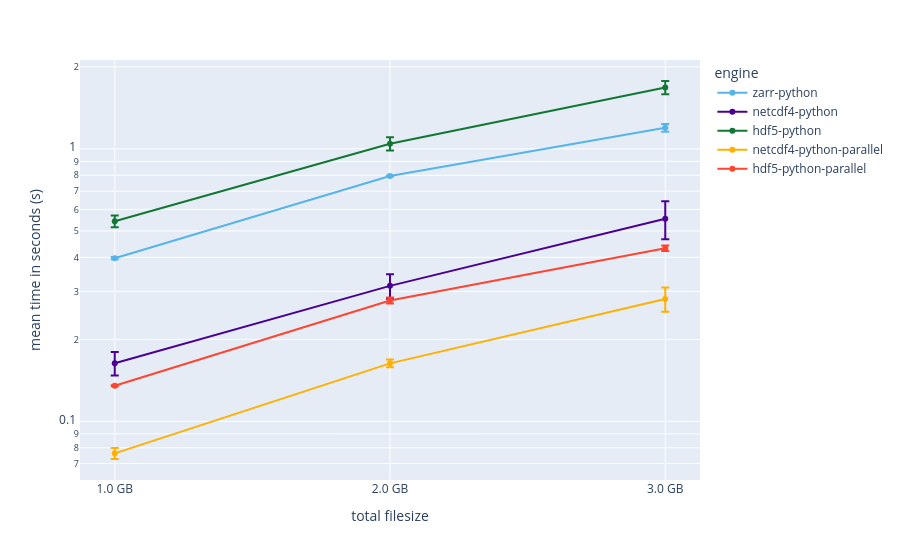
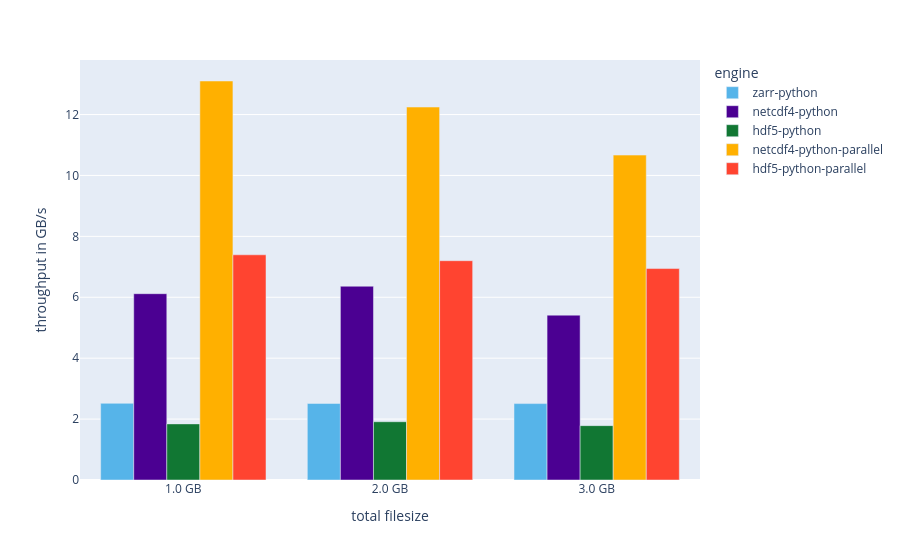
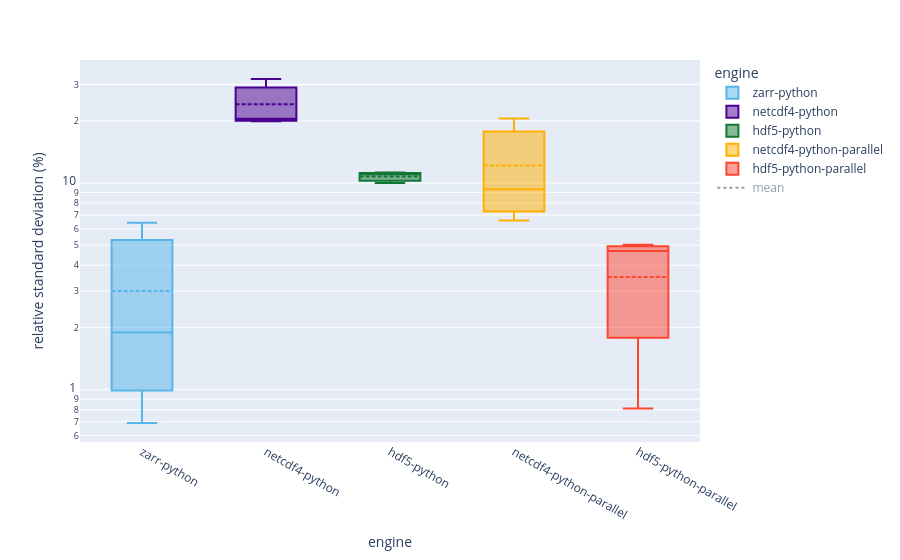
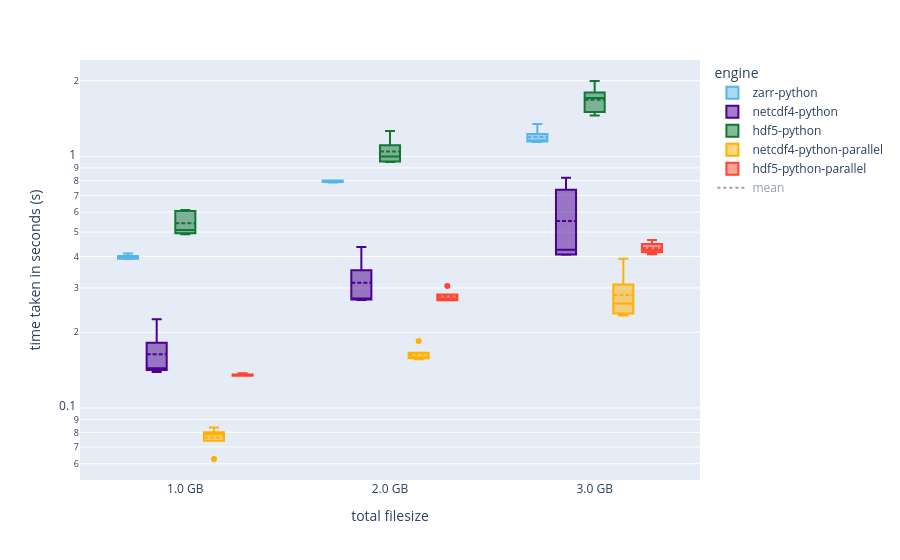

These figures' notebook cell, in order:
### Code cell
import plotly.express as px 
import numpy as np
from scipy import stats

df = df_bench_python

save_image = False

# python plotting

# plot development in time taken by chunksize

#df = df[~df["engine"].isin(["netcdf4-python-parallel", "hdf5-python-parallel"])]

filter = df["format"].drop_duplicates(ignore_index=True)
smth = pd.DataFrame()
for format in filter:
    mask = df["format"].values == format
    df_format = df[mask]
    
    mean =  np.mean(df_format["time taken"].to_list())
    str_filesize = df_format["total filesize"].iat[0]
    filesize = float(str_filesize.split()[0])
    unit = f"{str_filesize.split()[1]}/s"

    throughput = filesize / mean
    
    error = stats.sem(df_format["time taken"].to_list())
    
    tmp = pd.DataFrame(data=[{"error bar": error, "time taken": df_format["time taken"], "mean time": mean, "format": format, "engine": df_format["engine"].iat[0], "run": df_format["run"].iat[0], "total filesize": df_format["total filesize"].iat[0], "throughput": throughput, "unit":unit}])
    smth = pd.concat([smth, tmp], ignore_index=True)

fig = px.line(
    data_frame=smth, 
    log_y=True, 
    x="total filesize", 
    y="mean time", 
    color="engine", 
    markers=True, 
    hover_data=["format"], 
    labels={"mean time": "mean time in seconds (s)"},
    error_y="error bar",
    color_discrete_map={
        "zarr-python": '#56B4E9',
        "netcdf4-python": '#4B0092',
        "hdf5-python": '#117733',
        "netcdf4-python-parallel": '#FFB000',
        "hdf5-python-parallel": '#FF4430',
    },
    )

fig.show()
if save_image: fig.write_image("images/python-line-total-filesize.svg", width=900, height=500, scale=1)

unit = smth["unit"].iat[0]
fig = px.bar(
    data_frame=smth, 
    x="total filesize", 
    y="throughput", 
    color="engine", 
    barmode='group', 
    hover_data=["format"], 
    labels={"throughput": f"throughput in {unit}"},
    color_discrete_map={
        "zarr-python": '#56B4E9',
        "netcdf4-python": '#4B0092',
        "hdf5-python": '#117733',
        "netcdf4-python-parallel": '#FFB000',
        "hdf5-python-parallel": '#FF4430',
    },
    )

fig.show()
if save_image: fig.write_image("images/python-box-datarate.svg", width=900, height=500, scale=1)



save_image = False


filter = df["format"].drop_duplicates(ignore_index=True)
smth = pd.DataFrame()
for format in filter:
    mask = df["format"].values == format
    df_format = df[mask]
    
    std_div =  np.std(df_format["time taken"].to_list())
    mean =  np.mean(df_format["time taken"].to_list())
    
    rsd = std_div / mean
    
    str_filesize = df_format["total filesize"].iat[0]
    filesize = float(str_filesize.split()[0])
    unit = f"{str_filesize.split()[1]}/s"

    throughput = filesize / mean
    
    tmp = pd.DataFrame(data=[{"mean time": mean, "format": format, "engine": df_format["engine"].iat[0], "run": df_format["run"].iat[0], "total filesize": df_format["total filesize"].iat[0], "throughput": throughput, "unit": unit, "relative standard deviation": f"{rsd:.2%}"}])
    smth = pd.concat([smth, tmp], ignore_index=True)
    
#smth = smth[~smth["engine"].isin(["netcdf4-python", "hdf5-python", "zarr-python"])]
#smth = smth[~smth["total filesize"].isin(["50.0 GB", "60.0 GB", "70.0 GB"])]

#smth = smth[~(smth["engine"].isin(["netcdf4-python"])) | (smth["total filesize"].isin(["10.0 GB", "20.0 GB", "30.0 GB", "40.0 GB"]))]
#smth = smth[~(smth["engine"].isin(["hdf5-python"])) | (smth["total filesize"].isin(["10.0 GB", "20.0 GB", "70.0 GB"]))]

fig = px.box(
    data_frame=smth,
    log_y=True,
    x="engine",  
    y="relative standard deviation", 
    color="engine", 
    hover_data=["format"], 
    labels={"relative standard deviation": "relative standard deviation (%)"},
    color_discrete_map={
        "zarr-python": '#56B4E9',
        "netcdf4-python": '#4B0092',
        "hdf5-python": '#117733',
        "netcdf4-python-parallel": '#FFB000',
        "hdf5-python-parallel": '#FF4430',
    },
    )
fig.update_traces(boxmean=True, showlegend=True)
fig.add_shape(name="mean", visible='legendonly', showlegend=True, type="line", line=dict(dash="3px"))
fig.show()

if save_image: fig.write_image("images/rsd-parallel.svg", width=900, height=500, scale=1)

smth = df
#smth = smth[~smth["engine"].isin(["zarr-python", "netcdf4-python-parallel", "hdf5-python-parallel"])]
#smth = smth[~smth["total filesize"].isin(["20.0 GB", "30.0 GB", "40.0 GB", "50.0 GB", "60.0 GB", "70.0 GB"])]

fig = px.box(
    data_frame=smth,
    log_y=True, 
    x="total filesize", 
    y="time taken", 
    color="engine",  
    hover_data=["format"], 
    labels={"time taken": "time taken in seconds (s)"},
    color_discrete_map={
        "zarr-python": '#56B4E9',
        "netcdf4-python": '#4B0092',
        "hdf5-python": '#117733',
        "netcdf4-python-parallel": '#FFB000',
        "hdf5-python-parallel": '#FF4430',
    },
    )
fig.update_traces(boxmean=True, showlegend=True)
fig.add_shape(name="mean", visible='legendonly', showlegend=True, type="line", line=dict(dash="3px"))
fig.show()
    


#################################################################################################################################################################################
#################################################################################################################################################################################
#################################################################################################################################################################################
#################################################################################################################################################################################
#################################################################################################################################################################################


df = df_bench_c_copy

# c plotting

save_image = False

#df = df[~df["engine"].isin(["netcdf4-c", "hdf5-c"])]

#df = df[df["engine"].isin(["netcdf4-c"])]
#df = df[df["engine"].isin(["hdf5-subfiling"])]

# plot development in time taken by chunksize
filter = df["format"].drop_duplicates(ignore_index=True)
smth = pd.DataFrame()
for format in filter:
    mask = df["format"].values == format
    df_format = df[mask]
    
    mean =  np.mean(df_format["time taken"].to_list())
    str_filesize = df_format["total filesize"].iat[0]
    filesize = float(str_filesize.split()[0])
    unit = f"{str_filesize.split()[1]}/s"

    throughput = filesize / mean
    
    error = stats.sem(df_format["time taken"].to_list())
    
    tmp = pd.DataFrame(data=[{"error bar": error, "mean time": mean, "format": format, "engine": df_format["engine"].iat[0], "run": df_format["run"].iat[0], "total filesize": df_format["total filesize"].iat[0], "throughput": throughput, "unit":unit}])
    smth = pd.concat([smth, tmp], ignore_index=True)

fig = px.line(
    data_frame=smth, 
    log_y=True, 
    x="total filesize", 
    y="mean time", 
    color="engine", 
    markers=True, 
    hover_data=["format"], 
    labels={"mean time": "mean time in seconds (s)"},
    error_y="error bar",
    color_discrete_map={
        "netcdf4-c": '#4B0092',
        "hdf5-c": '#117733',
        "netcdf4-c-parallel": '#FFB000',
        "hdf5-c-parallel": '#FF4430',
        "hdf5-async": '#56B4E9',
        "hdf5-subfiling": '#AB029E',
    },
    )

fig.show()
if save_image: fig.write_image("images/c-netcdf4.svg", width=900, height=500, scale=1)

unit = smth["unit"].iat[0]
fig = px.bar(
    data_frame=smth, 
    x="total filesize", 
    y="throughput", 
    color="engine", 
    barmode='group', 
    hover_data=["format"], 
    labels={"throughput": f"throughput in {unit}"},
    color_discrete_map={
        "netcdf4-c": '#4B0092',
        "hdf5-c": '#117733',
        "netcdf4-c-parallel": '#FFB000',
        "hdf5-c-parallel": '#FF4430',
        "hdf5-async": '#56B4E9',
        "hdf5-subfiling": '#AB029E',
    },
    )
fig.show()
#if save_image: fig.write_image("images/c-box-datarate-par.svg", width=900, height=500, scale=1)


save_image = False

df = pd.concat([df_bench_python, df_bench_c], ignore_index=True)

# plotting both

df = df[~df["engine"].isin(["netcdf4-python", "hdf5-python", "zarr-python", "netcdf4-c", "hdf5-c"])]
#df = df[~df["total filesize"].isin(["40.0 GB", "50.0 GB", "60.0 GB", "70.0 GB"])]

# plot development in time taken by chunksize
filter = df["format"].drop_duplicates(ignore_index=True)
smth = pd.DataFrame()
for format in filter:
    mask = df["format"].values == format
    df_format = df[mask]
    
    mean =  np.mean(df_format["time taken"].to_list())
    str_filesize = df_format["total filesize"].iat[0]
    filesize = float(str_filesize.split()[0])
    unit = f"{str_filesize.split()[1]}/s"

    throughput = filesize / mean
    
    error = stats.sem(df_format["time taken"].to_list())
    print(f"error: {error}, format: {format}")
    
    tmp = pd.DataFrame(data=[{"error bar": error, "mean time": mean, "format": format, "engine": df_format["engine"].iat[0], "run": df_format["run"].iat[0], "total filesize": df_format["total filesize"].iat[0], "throughput": throughput, "unit":unit}])
    smth = pd.concat([smth, tmp], ignore_index=True)

fig = px.line(
    data_frame=smth, 
    log_y=True, 
    x="total filesize", 
    y="mean time", 
    color="engine", 
    markers=True, 
    hover_data=["format"], 
    labels={"mean time": "mean time in seconds (s)"},
    error_y="error bar",
    color_discrete_map={
        "zarr-python": '#56B4E9',
        "netcdf4-python": '#4B0092',
        "hdf5-python": '#117733',
        "netcdf4-c": '#FFB000',
        "hdf5-c": '#FF4430',
        "zarr-python-parallel": '#AB029E',
        "netcdf4-python-parallel": '#4B0092',
        "hdf5-python-parallel": '#117733',
        "netcdf4-c-parallel": '#FFB000',
        "hdf5-c-parallel": '#FF4430',
        "hdf5-async": '#56B4E9',
        "hdf5-subfiling": '#AB029E',
    },
    )
fig.show()
if save_image: fig.write_image("images/both-line-total-filesize-ser.svg", width=900, height=500, scale=1)

unit = smth["unit"].iat[0]
fig = px.bar(
    data_frame=smth, 
    x="total filesize", 
    y="throughput", 
    color="engine", 
    barmode='group', 
    hover_data=["format"], 
    labels={"throughput": f"throughput in {unit}"},
    color_discrete_map={
        "zarr-python": '#56B4E9',
        "netcdf4-python": '#4B0092',
        "hdf5-python": '#117733',
        "netcdf4-c": '#FFB000',
        "hdf5-c": '#FF4430',
        "zarr-python-parallel": '#AB029E',
        "netcdf4-python-parallel": '#4B0092',
        "hdf5-python-parallel": '#117733',
        "netcdf4-c-parallel": '#FFB000',
        "hdf5-c-parallel": '#FF4430',
        "hdf5-async": '#56B4E9',
        "hdf5-subfiling": '#AB029E',
    },
    )
fig.show()
if save_image: fig.write_image("images/both-box-datarate-ser.svg", width=900, height=500, scale=1)

### Figure 1 — Plotly figure (JSON) as saved in the notebook; plotly's stock layout.template omitted (floating-point values rounded to 4 significant figures)
{"data": [{"customdata": [["zarr-python-[134217728]-[]"], ["zarr-python-[268435456]-[]"], ["zarr-python-[402653184]-[]"]], "error_y": {"array": [0.003744, 0.002729, 0.03845]}, "hovertemplate": "engine=zarr-python<br>total filesize=%{x}<br>mean time in seconds (s)=%{y}<br>format=%{customdata[0]}<extra></extra>", "legendgroup": "zarr-python", "line": {"color": "#56B4E9", "dash": "solid"}, "marker": {"symbol": "circle"}, "mode": "lines+markers", "name": "zarr-python", "orientation": "v", "showlegend": true, "type": "scatter", "x": ["1.0 GB", "2.0 GB", "3.0 GB"], "xaxis": "x", "y": [0.3972, 0.7956, 1.196], "yaxis": "y"}, {"customdata": [["netcdf4-python-[134217728]-[]"], ["netcdf4-python-[268435456]-[]"], ["netcdf4-python-[402653184]-[]"]], "error_y": {"array": [0.01625, 0.03219, 0.08824]}, "hovertemplate": "engine=netcdf4-python<br>total filesize=%{x}<br>mean time in seconds (s)=%{y}<br>format=%{customdata[0]}<extra></extra>", "legendgroup": "netcdf4-python", "line": {"color": "#4B0092", "dash": "solid"}, "marker": {"symbol": "circle"}, "mode": "lines+markers", "name": "netcdf4-python", "orientation": "v", "showlegend": true, "type": "scatter", "x": ["1.0 GB", "2.0 GB", "3.0 GB"], "xaxis": "x", "y": [0.1635, 0.3143, 0.5542], "yaxis": "y"}, {"customdata": [["hdf5-python-[134217728]-[]"], ["hdf5-python-[268435456]-[]"], ["hdf5-python-[402653184]-[]"]], "error_y": {"array": [0.02712, 0.05758, 0.09457]}, "hovertemplate": "engine=hdf5-python<br>total filesize=%{x}<br>mean time in seconds (s)=%{y}<br>format=%{customdata[0]}<extra></extra>", "legendgroup": "hdf5-python", "line": {"color": "#117733", "dash": "solid"}, "marker": {"symbol": "circle"}, "mode": "lines+markers", "name": "hdf5-python", "orientation": "v", "showlegend": true, "type": "scatter", "x": ["1.0 GB", "2.0 GB", "3.0 GB"], "xaxis": "x", "y": [0.5427, 1.045, 1.681], "yaxis": "y"}, {"customdata": [["netcdf4-python-parallel-[134217728]-[]"], ["netcdf4-python-parallel-[268435456]-[]"], ["netcdf4-python-parallel-[402653184]-[]"]], "error_y": {"array": [0.003556, 0.005384, 0.02888]}, "hovertemplate": "engine=netcdf4-python-parallel<br>total filesize=%{x}<br>mean time in seconds (s)=%{y}<br>format=%{customdata[0]}<extra></extra>", "legendgroup": "netcdf4-python-parallel", "line": {"color": "#FFB000", "dash": "solid"}, "marker": {"symbol": "circle"}, "mode": "lines+markers", "name": "netcdf4-python-parallel", "orientation": "v", "showlegend": true, "type": "scatter", "x": ["1.0 GB", "2.0 GB", "3.0 GB"], "xaxis": "x", "y": [0.07633, 0.1633, 0.2812], "yaxis": "y"}, {"customdata": [["hdf5-python-parallel-[134217728]-[]"], ["hdf5-python-parallel-[268435456]-[]"], ["hdf5-python-parallel-[402653184]-[]"]], "error_y": {"array": [0.0005505, 0.006989, 0.01013]}, "hovertemplate": "engine=hdf5-python-parallel<br>total filesize=%{x}<br>mean time in seconds (s)=%{y}<br>format=%{customdata[0]}<extra></extra>", "legendgroup": "hdf5-python-parallel", "line": {"color": "#FF4430", "dash": "solid"}, "marker": {"symbol": "circle"}, "mode": "lines+markers", "name": "hdf5-python-parallel", "orientation": "v", "showlegend": true, "type": "scatter", "x": ["1.0 GB", "2.0 GB", "3.0 GB"], "xaxis": "x", "y": [0.1352, 0.2777, 0.4321], "yaxis": "y"}], "layout": {"legend": {"title": {"text": "engine"}, "tracegroupgap": 0}, "margin": {"t": 60}, "xaxis": {"anchor": "y", "domain": [0, 1], "title": {"text": "total filesize"}}, "yaxis": {"anchor": "x", "domain": [0, 1], "title": {"text": "mean time in seconds (s)"}, "type": "log"}}}

### Figure 2 — Plotly figure (JSON) as saved in the notebook; plotly's stock layout.template omitted (floating-point values rounded to 4 significant figures)
{"data": [{"alignmentgroup": "True", "customdata": [["zarr-python-[134217728]-[]"], ["zarr-python-[268435456]-[]"], ["zarr-python-[402653184]-[]"]], "hovertemplate": "engine=zarr-python<br>total filesize=%{x}<br>throughput in GB/s=%{y}<br>format=%{customdata[0]}<extra></extra>", "legendgroup": "zarr-python", "marker": {"color": "#56B4E9", "pattern": {"shape": ""}}, "name": "zarr-python", "offsetgroup": "zarr-python", "orientation": "v", "showlegend": true, "textposition": "auto", "type": "bar", "x": ["1.0 GB", "2.0 GB", "3.0 GB"], "xaxis": "x", "y": [2.518, 2.514, 2.509], "yaxis": "y"}, {"alignmentgroup": "True", "customdata": [["netcdf4-python-[134217728]-[]"], ["netcdf4-python-[268435456]-[]"], ["netcdf4-python-[402653184]-[]"]], "hovertemplate": "engine=netcdf4-python<br>total filesize=%{x}<br>throughput in GB/s=%{y}<br>format=%{customdata[0]}<extra></extra>", "legendgroup": "netcdf4-python", "marker": {"color": "#4B0092", "pattern": {"shape": ""}}, "name": "netcdf4-python", "offsetgroup": "netcdf4-python", "orientation": "v", "showlegend": true, "textposition": "auto", "type": "bar", "x": ["1.0 GB", "2.0 GB", "3.0 GB"], "xaxis": "x", "y": [6.117, 6.363, 5.413], "yaxis": "y"}, {"alignmentgroup": "True", "customdata": [["hdf5-python-[134217728]-[]"], ["hdf5-python-[268435456]-[]"], ["hdf5-python-[402653184]-[]"]], "hovertemplate": "engine=hdf5-python<br>total filesize=%{x}<br>throughput in GB/s=%{y}<br>format=%{customdata[0]}<extra></extra>", "legendgroup": "hdf5-python", "marker": {"color": "#117733", "pattern": {"shape": ""}}, "name": "hdf5-python", "offsetgroup": "hdf5-python", "orientation": "v", "showlegend": true, "textposition": "auto", "type": "bar", "x": ["1.0 GB", "2.0 GB", "3.0 GB"], "xaxis": "x", "y": [1.843, 1.914, 1.785], "yaxis": "y"}, {"alignmentgroup": "True", "customdata": [["netcdf4-python-parallel-[134217728]-[]"], ["netcdf4-python-parallel-[268435456]-[]"], ["netcdf4-python-parallel-[402653184]-[]"]], "hovertemplate": "engine=netcdf4-python-parallel<br>total filesize=%{x}<br>throughput in GB/s=%{y}<br>format=%{customdata[0]}<extra></extra>", "legendgroup": "netcdf4-python-parallel", "marker": {"color": "#FFB000", "pattern": {"shape": ""}}, "name": "netcdf4-python-parallel", "offsetgroup": "netcdf4-python-parallel", "orientation": "v", "showlegend": true, "textposition": "auto", "type": "bar", "x": ["1.0 GB", "2.0 GB", "3.0 GB"], "xaxis": "x", "y": [13.1, 12.25, 10.67], "yaxis": "y"}, {"alignmentgroup": "True", "customdata": [["hdf5-python-parallel-[134217728]-[]"], ["hdf5-python-parallel-[268435456]-[]"], ["hdf5-python-parallel-[402653184]-[]"]], "hovertemplate": "engine=hdf5-python-parallel<br>total filesize=%{x}<br>throughput in GB/s=%{y}<br>format=%{customdata[0]}<extra></extra>", "legendgroup": "hdf5-python-parallel", "marker": {"color": "#FF4430", "pattern": {"shape": ""}}, "name": "hdf5-python-parallel", "offsetgroup": "hdf5-python-parallel", "orientation": "v", "showlegend": true, "textposition": "auto", "type": "bar", "x": ["1.0 GB", "2.0 GB", "3.0 GB"], "xaxis": "x", "y": [7.395, 7.201, 6.943], "yaxis": "y"}], "layout": {"barmode": "group", "legend": {"title": {"text": "engine"}, "tracegroupgap": 0}, "margin": {"t": 60}, "xaxis": {"anchor": "y", "domain": [0, 1], "title": {"text": "total filesize"}}, "yaxis": {"anchor": "x", "domain": [0, 1], "title": {"text": "throughput in GB/s"}}}}

### Figure 3 — Plotly figure (JSON) as saved in the notebook; plotly's stock layout.template omitted (floating-point values rounded to 4 significant figures)
{"data": [{"alignmentgroup": "True", "boxmean": true, "customdata": [["zarr-python-[134217728]-[]"], ["zarr-python-[268435456]-[]"], ["zarr-python-[402653184]-[]"]], "hovertemplate": "engine=%{x}<br>relative standard deviation (%)=%{y}<br>format=%{customdata[0]}<extra></extra>", "legendgroup": "zarr-python", "marker": {"color": "#56B4E9"}, "name": "zarr-python", "notched": false, "offsetgroup": "zarr-python", "orientation": "v", "showlegend": true, "type": "box", "x": ["zarr-python", "zarr-python", "zarr-python"], "x0": " ", "xaxis": "x", "y": ["1.89%", "0.69%", "6.43%"], "y0": " ", "yaxis": "y"}, {"alignmentgroup": "True", "boxmean": true, "customdata": [["netcdf4-python-[134217728]-[]"], ["netcdf4-python-[268435456]-[]"], ["netcdf4-python-[402653184]-[]"]], "hovertemplate": "engine=%{x}<br>relative standard deviation (%)=%{y}<br>format=%{customdata[0]}<extra></extra>", "legendgroup": "netcdf4-python", "marker": {"color": "#4B0092"}, "name": "netcdf4-python", "notched": false, "offsetgroup": "netcdf4-python", "orientation": "v", "showlegend": true, "type": "box", "x": ["netcdf4-python", "netcdf4-python", "netcdf4-python"], "x0": " ", "xaxis": "x", "y": ["19.88%", "20.48%", "31.84%"], "y0": " ", "yaxis": "y"}, {"alignmentgroup": "True", "boxmean": true, "customdata": [["hdf5-python-[134217728]-[]"], ["hdf5-python-[268435456]-[]"], ["hdf5-python-[402653184]-[]"]], "hovertemplate": "engine=%{x}<br>relative standard deviation (%)=%{y}<br>format=%{customdata[0]}<extra></extra>", "legendgroup": "hdf5-python", "marker": {"color": "#117733"}, "name": "hdf5-python", "notched": false, "offsetgroup": "hdf5-python", "orientation": "v", "showlegend": true, "type": "box", "x": ["hdf5-python", "hdf5-python", "hdf5-python"], "x0": " ", "xaxis": "x", "y": ["9.99%", "11.02%", "11.25%"], "y0": " ", "yaxis": "y"}, {"alignmentgroup": "True", "boxmean": true, "customdata": [["netcdf4-python-parallel-[134217728]-[]"], ["netcdf4-python-parallel-[268435456]-[]"], ["netcdf4-python-parallel-[402653184]-[]"]], "hovertemplate": "engine=%{x}<br>relative standard deviation (%)=%{y}<br>format=%{customdata[0]}<extra></extra>", "legendgroup": "netcdf4-python-parallel", "marker": {"color": "#FFB000"}, "name": "netcdf4-python-parallel", "notched": false, "offsetgroup": "netcdf4-python-parallel", "orientation": "v", "showlegend": true, "type": "box", "x": ["netcdf4-python-parallel", "netcdf4-python-parallel", "netcdf4-python-parallel"], "x0": " ", "xaxis": "x", "y": ["9.32%", "6.59%", "20.54%"], "y0": " ", "yaxis": "y"}, {"alignmentgroup": "True", "boxmean": true, "customdata": [["hdf5-python-parallel-[134217728]-[]"], ["hdf5-python-parallel-[268435456]-[]"], ["hdf5-python-parallel-[402653184]-[]"]], "hovertemplate": "engine=%{x}<br>relative standard deviation (%)=%{y}<br>format=%{customdata[0]}<extra></extra>", "legendgroup": "hdf5-python-parallel", "marker": {"color": "#FF4430"}, "name": "hdf5-python-parallel", "notched": false, "offsetgroup": "hdf5-python-parallel", "orientation": "v", "showlegend": true, "type": "box", "x": ["hdf5-python-parallel", "hdf5-python-parallel", "hdf5-python-parallel"], "x0": " ", "xaxis": "x", "y": ["0.81%", "5.03%", "4.69%"], "y0": " ", "yaxis": "y"}], "layout": {"boxmode": "overlay", "legend": {"title": {"text": "engine"}, "tracegroupgap": 0}, "margin": {"t": 60}, "shapes": [{"line": {"dash": "3px"}, "name": "mean", "showlegend": true, "type": "line", "visible": "legendonly"}], "xaxis": {"anchor": "y", "categoryarray": ["zarr-python", "netcdf4-python", "hdf5-python", "netcdf4-python-parallel", "hdf5-python-parallel"], "categoryorder": "array", "domain": [0, 1], "title": {"text": "engine"}}, "yaxis": {"anchor": "x", "domain": [0, 1], "title": {"text": "relative standard deviation (%)"}, "type": "log"}}}

### Figure 4 — Plotly figure (JSON) as saved in the notebook; plotly's stock layout.template omitted (floating-point values rounded to 4 significant figures)
{"data": [{"alignmentgroup": "True", "boxmean": true, "customdata": [["zarr-python-[134217728]-[]"], ["zarr-python-[134217728]-[]"], ["zarr-python-[134217728]-[]"], ["zarr-python-[134217728]-[]"], ["zarr-python-[134217728]-[]"], ["zarr-python-[268435456]-[]"], ["zarr-python-[268435456]-[]"], ["zarr-python-[268435456]-[]"], ["zarr-python-[268435456]-[]"], ["zarr-python-[268435456]-[]"], ["zarr-python-[402653184]-[]"], ["zarr-python-[402653184]-[]"], ["zarr-python-[402653184]-[]"], ["zarr-python-[402653184]-[]"], ["zarr-python-[402653184]-[]"]], "hovertemplate": "engine=zarr-python<br>total filesize=%{x}<br>time taken in seconds (s)=%{y}<br>format=%{customdata[0]}<extra></extra>", "legendgroup": "zarr-python", "marker": {"color": "#56B4E9"}, "name": "zarr-python", "notched": false, "offsetgroup": "zarr-python", "orientation": "v", "showlegend": true, "type": "box", "x": ["1.0 GB", "1.0 GB", "1.0 GB", "1.0 GB", "1.0 GB", "2.0 GB", "2.0 GB", "2.0 GB", "2.0 GB", "2.0 GB", "3.0 GB", "3.0 GB", "3.0 GB", "3.0 GB", "3.0 GB"], "x0": " ", "xaxis": "x", "y": [0.411, 0.3992, 0.3909, 0.3919, 0.3928, 0.8025, 0.8008, 0.7953, 0.7882, 0.7911, 1.346, 1.188, 1.154, 1.141, 1.148], "y0": " ", "yaxis": "y"}, {"alignmentgroup": "True", "boxmean": true, "customdata": [["netcdf4-python-[134217728]-[]"], ["netcdf4-python-[134217728]-[]"], ["netcdf4-python-[134217728]-[]"], ["netcdf4-python-[134217728]-[]"], ["netcdf4-python-[134217728]-[]"], ["netcdf4-python-[268435456]-[]"], ["netcdf4-python-[268435456]-[]"], ["netcdf4-python-[268435456]-[]"], ["netcdf4-python-[268435456]-[]"], ["netcdf4-python-[268435456]-[]"], ["netcdf4-python-[402653184]-[]"], ["netcdf4-python-[402653184]-[]"], ["netcdf4-python-[402653184]-[]"], ["netcdf4-python-[402653184]-[]"], ["netcdf4-python-[402653184]-[]"]], "hovertemplate": "engine=netcdf4-python<br>total filesize=%{x}<br>time taken in seconds (s)=%{y}<br>format=%{customdata[0]}<extra></extra>", "legendgroup": "netcdf4-python", "marker": {"color": "#4B0092"}, "name": "netcdf4-python", "notched": false, "offsetgroup": "netcdf4-python", "orientation": "v", "showlegend": true, "type": "box", "x": ["1.0 GB", "1.0 GB", "1.0 GB", "1.0 GB", "1.0 GB", "2.0 GB", "2.0 GB", "2.0 GB", "2.0 GB", "2.0 GB", "3.0 GB", "3.0 GB", "3.0 GB", "3.0 GB", "3.0 GB"], "x0": " ", "xaxis": "x", "y": [0.1671, 0.2253, 0.1389, 0.1437, 0.1423, 0.3247, 0.436, 0.2719, 0.2704, 0.2687, 0.7082, 0.8229, 0.4259, 0.4077, 0.4064], "y0": " ", "yaxis": "y"}, {"alignmentgroup": "True", "boxmean": true, "customdata": [["hdf5-python-[134217728]-[]"], ["hdf5-python-[134217728]-[]"], ["hdf5-python-[134217728]-[]"], ["hdf5-python-[134217728]-[]"], ["hdf5-python-[134217728]-[]"], ["hdf5-python-[268435456]-[]"], ["hdf5-python-[268435456]-[]"], ["hdf5-python-[268435456]-[]"], ["hdf5-python-[268435456]-[]"], ["hdf5-python-[268435456]-[]"], ["hdf5-python-[402653184]-[]"], ["hdf5-python-[402653184]-[]"], ["hdf5-python-[402653184]-[]"], ["hdf5-python-[402653184]-[]"], ["hdf5-python-[402653184]-[]"]], "hovertemplate": "engine=hdf5-python<br>total filesize=%{x}<br>time taken in seconds (s)=%{y}<br>format=%{customdata[0]}<extra></extra>", "legendgroup": "hdf5-python", "marker": {"color": "#117733"}, "name": "hdf5-python", "notched": false, "offsetgroup": "hdf5-python", "orientation": "v", "showlegend": true, "type": "box", "x": ["1.0 GB", "1.0 GB", "1.0 GB", "1.0 GB", "1.0 GB", "2.0 GB", "2.0 GB", "2.0 GB", "2.0 GB", "2.0 GB", "3.0 GB", "3.0 GB", "3.0 GB", "3.0 GB", "3.0 GB"], "x0": " ", "xaxis": "x", "y": [0.6125, 0.6047, 0.4962, 0.4901, 0.5099, 0.9994, 1.263, 0.9566, 1.056, 0.9503, 1.73, 1.994, 1.708, 1.455, 1.517], "y0": " ", "yaxis": "y"}, {"alignmentgroup": "True", "boxmean": true, "customdata": [["netcdf4-python-parallel-[134217728]-[]"], ["netcdf4-python-parallel-[134217728]-[]"], ["netcdf4-python-parallel-[134217728]-[]"], ["netcdf4-python-parallel-[134217728]-[]"], ["netcdf4-python-parallel-[134217728]-[]"], ["netcdf4-python-parallel-[268435456]-[]"], ["netcdf4-python-parallel-[268435456]-[]"], ["netcdf4-python-parallel-[268435456]-[]"], ["netcdf4-python-parallel-[268435456]-[]"], ["netcdf4-python-parallel-[268435456]-[]"], ["netcdf4-python-parallel-[402653184]-[]"], ["netcdf4-python-parallel-[402653184]-[]"], ["netcdf4-python-parallel-[402653184]-[]"], ["netcdf4-python-parallel-[402653184]-[]"], ["netcdf4-python-parallel-[402653184]-[]"]], "hovertemplate": "engine=netcdf4-python-parallel<br>total filesize=%{x}<br>time taken in seconds (s)=%{y}<br>format=%{customdata[0]}<extra></extra>", "legendgroup": "netcdf4-python-parallel", "marker": {"color": "#FFB000"}, "name": "netcdf4-python-parallel", "notched": false, "offsetgroup": "netcdf4-python-parallel", "orientation": "v", "showlegend": true, "type": "box", "x": ["1.0 GB", "1.0 GB", "1.0 GB", "1.0 GB", "1.0 GB", "2.0 GB", "2.0 GB", "2.0 GB", "2.0 GB", "2.0 GB", "3.0 GB", "3.0 GB", "3.0 GB", "3.0 GB", "3.0 GB"], "x0": " ", "xaxis": "x", "y": [0.08362, 0.0779, 0.07856, 0.07886, 0.0627, 0.1847, 0.1561, 0.158, 0.1581, 0.1596, 0.3915, 0.2819, 0.2334, 0.2602, 0.2391], "y0": " ", "yaxis": "y"}, {"alignmentgroup": "True", "boxmean": true, "customdata": [["hdf5-python-parallel-[134217728]-[]"], ["hdf5-python-parallel-[134217728]-[]"], ["hdf5-python-parallel-[134217728]-[]"], ["hdf5-python-parallel-[134217728]-[]"], ["hdf5-python-parallel-[134217728]-[]"], ["hdf5-python-parallel-[268435456]-[]"], ["hdf5-python-parallel-[268435456]-[]"], ["hdf5-python-parallel-[268435456]-[]"], ["hdf5-python-parallel-[268435456]-[]"], ["hdf5-python-parallel-[268435456]-[]"], ["hdf5-python-parallel-[402653184]-[]"], ["hdf5-python-parallel-[402653184]-[]"], ["hdf5-python-parallel-[402653184]-[]"], ["hdf5-python-parallel-[402653184]-[]"], ["hdf5-python-parallel-[402653184]-[]"]], "hovertemplate": "engine=hdf5-python-parallel<br>total filesize=%{x}<br>time taken in seconds (s)=%{y}<br>format=%{customdata[0]}<extra></extra>", "legendgroup": "hdf5-python-parallel", "marker": {"color": "#FF4430"}, "name": "hdf5-python-parallel", "notched": false, "offsetgroup": "hdf5-python-parallel", "orientation": "v", "showlegend": true, "type": "box", "x": ["1.0 GB", "1.0 GB", "1.0 GB", "1.0 GB", "1.0 GB", "2.0 GB", "2.0 GB", "2.0 GB", "2.0 GB", "2.0 GB", "3.0 GB", "3.0 GB", "3.0 GB", "3.0 GB", "3.0 GB"], "x0": " ", "xaxis": "x", "y": [0.1347, 0.1373, 0.1344, 0.1353, 0.1344, 0.2679, 0.2725, 0.2681, 0.3052, 0.275, 0.4244, 0.4657, 0.4433, 0.4184, 0.4087], "y0": " ", "yaxis": "y"}], "layout": {"boxmode": "group", "legend": {"title": {"text": "engine"}, "tracegroupgap": 0}, "margin": {"t": 60}, "shapes": [{"line": {"dash": "3px"}, "name": "mean", "showlegend": true, "type": "line", "visible": "legendonly"}], "xaxis": {"anchor": "y", "domain": [0, 1], "title": {"text": "total filesize"}}, "yaxis": {"anchor": "x", "domain": [0, 1], "title": {"text": "time taken in seconds (s)"}, "type": "log"}}}
